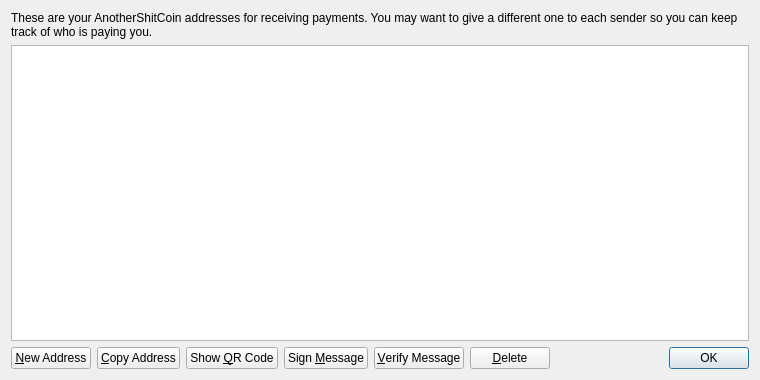
<?xml version="1.0" encoding="UTF-8"?>
<ui version="4.0">
 <class>AddressBookPage</class>
 <widget class="QWidget" name="AddressBookPage">
  <property name="geometry">
   <rect>
    <x>0</x>
    <y>0</y>
    <width>760</width>
    <height>380</height>
   </rect>
  </property>
  <property name="windowTitle">
   <string>Address Book</string>
  </property>
  <layout class="QVBoxLayout" name="verticalLayout">
   <item>
    <widget class="QLabel" name="labelExplanation">
     <property name="text">
      <string>These are your AnotherShitCoin addresses for receiving payments. You may want to give a different one to each sender so you can keep track of who is paying you.</string>
     </property>
     <property name="textFormat">
      <enum>Qt::PlainText</enum>
     </property>
     <property name="wordWrap">
      <bool>true</bool>
     </property>
    </widget>
   </item>
   <item>
    <widget class="QTableView" name="tableView">
     <property name="contextMenuPolicy">
      <enum>Qt::CustomContextMenu</enum>
     </property>
     <property name="toolTip">
      <string>Double-click to edit address or label</string>
     </property>
     <property name="tabKeyNavigation">
      <bool>false</bool>
     </property>
     <property name="alternatingRowColors">
      <bool>true</bool>
     </property>
     <property name="selectionMode">
      <enum>QAbstractItemView::SingleSelection</enum>
     </property>
     <property name="selectionBehavior">
      <enum>QAbstractItemView::SelectRows</enum>
     </property>
     <property name="sortingEnabled">
      <bool>true</bool>
     </property>
     <attribute name="verticalHeaderVisible">
      <bool>false</bool>
     </attribute>
    </widget>
   </item>
   <item>
    <layout class="QHBoxLayout" name="horizontalLayout">
     <item>
      <widget class="QPushButton" name="newAddressButton">
       <property name="toolTip">
        <string>Create a new address</string>
       </property>
       <property name="text">
        <string>&amp;New Address</string>
       </property>
       <property name="icon">
        <iconset resource="../bitcoin.qrc">
         <normaloff>:/icons/add</normaloff>:/icons/add</iconset>
       </property>
      </widget>
     </item>
     <item>
      <widget class="QPushButton" name="copyToClipboard">
       <property name="toolTip">
        <string>Copy the currently selected address to the system clipboard</string>
       </property>
       <property name="text">
        <string>&amp;Copy Address</string>
       </property>
       <property name="icon">
        <iconset resource="../bitcoin.qrc">
         <normaloff>:/icons/editcopy</normaloff>:/icons/editcopy</iconset>
       </property>
      </widget>
     </item>
     <item>
      <widget class="QPushButton" name="showQRCode">
       <property name="text">
        <string>Show &amp;QR Code</string>
       </property>
       <property name="icon">
        <iconset resource="../bitcoin.qrc">
         <normaloff>:/icons/qrcode</normaloff>:/icons/qrcode</iconset>
       </property>
      </widget>
     </item>
     <item>
      <widget class="QPushButton" name="signMessage">
       <property name="toolTip">
        <string>Sign a message to prove you own a AnotherShitCoin address</string>
       </property>
       <property name="text">
        <string>Sign &amp;Message</string>
       </property>
       <property name="icon">
        <iconset resource="../bitcoin.qrc">
         <normaloff>:/icons/edit</normaloff>:/icons/edit</iconset>
       </property>
      </widget>
     </item>
     <item>
      <widget class="QPushButton" name="verifyMessage">
       <property name="toolTip">
        <string>Verify a message to ensure it was signed with a specified AnotherShitCoin address</string>
       </property>
       <property name="text">
        <string>&amp;Verify Message</string>
       </property>
       <property name="icon">
        <iconset resource="../bitcoin.qrc">
         <normaloff>:/icons/transaction_0</normaloff>:/icons/transaction_0</iconset>
       </property>
      </widget>
     </item>
     <item>
      <widget class="QPushButton" name="deleteButton">
       <property name="toolTip">
        <string>Delete the currently selected address from the list</string>
       </property>
       <property name="text">
        <string>&amp;Delete</string>
       </property>
       <property name="icon">
        <iconset resource="../bitcoin.qrc">
         <normaloff>:/icons/remove</normaloff>:/icons/remove</iconset>
       </property>
      </widget>
     </item>
     <item>
      <spacer name="horizontalSpacer">
       <property name="orientation">
        <enum>Qt::Horizontal</enum>
       </property>
       <property name="sizeHint" stdset="0">
        <size>
         <width>40</width>
         <height>20</height>
        </size>
       </property>
      </spacer>
     </item>
     <item>
      <widget class="QDialogButtonBox" name="buttonBox">
       <property name="sizePolicy">
        <sizepolicy hsizetype="Maximum" vsizetype="Fixed">
         <horstretch>0</horstretch>
         <verstretch>0</verstretch>
        </sizepolicy>
       </property>
       <property name="standardButtons">
        <set>QDialogButtonBox::Ok</set>
       </property>
      </widget>
     </item>
    </layout>
   </item>
  </layout>
 </widget>
 <resources>
  <include location="../bitcoin.qrc"/>
 </resources>
 <connections/>
</ui>
